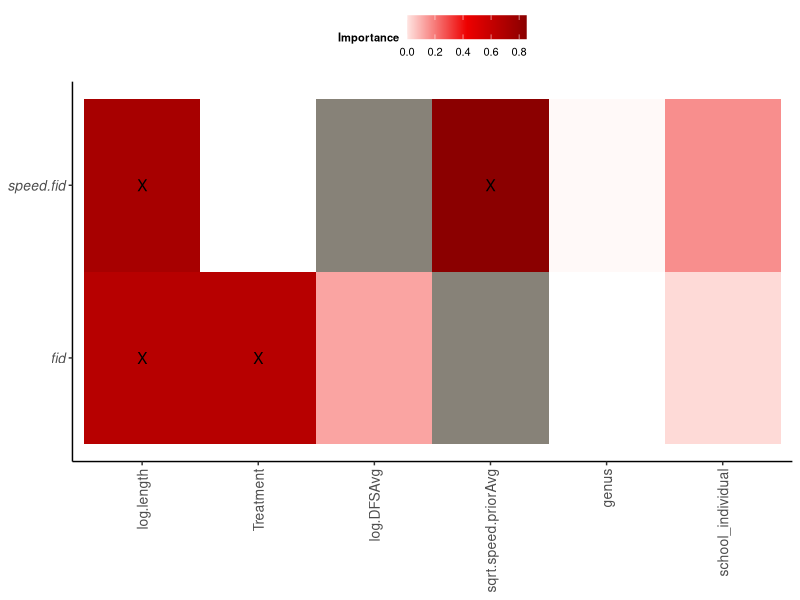

Reproduce this figure in R.
setwd("~/Documents/Master UWA/thesis/Results/GitHub/Analysis-Asunsolo_FID")

####Librarys####
library(dplyr)
library(tidyr)
#fid<- read.csv("FID_all.var.imp.csv")
#speed.fid<- read.csv("FID_all.var.imp.speed.fid.csv")

#data<-rbind(fid,speed.fid)

data<- read.csv("ALL_imp_var_fid_speedfid_SchoolMean.csv")%>%
  dplyr::rename(resp.var= X)%>%
  tidyr::gather(key=predictor,value=importance,2:ncol(.))%>%
  glimpse()

# Part 2 - custom plot of importance scores----


# Plotting defaults----
library(ggplot2)
# Theme-
Theme1 <-
  theme( # use theme_get() to see available options
    panel.grid.major = element_blank(),
    panel.grid.minor = element_blank(),
    legend.background = element_rect(fill="white"),
    legend.key = element_blank(), # switch off the rectangle around symbols in the legend
    legend.text = element_text(size=8),
    legend.title = element_text(size=8, face="bold"),
    legend.position = "top",
    legend.direction="horizontal",
    text=element_text(size=10),
    strip.text.y = element_text(size = 10,angle = 0),
    axis.title.x=element_text(vjust=0.3, size=10),
    axis.title.y=element_text(vjust=0.6, angle=90, size=10),
    axis.text.x=element_text(size=10,angle = 90, hjust=1,vjust=0.5),
    axis.text.y=element_text(size=10,face="italic"),
    axis.line.x=element_line(colour="black", size=0.5,linetype='solid'),
    axis.line.y=element_line(colour="black", size=0.5,linetype='solid'),
    strip.background = element_blank())


# colour ramps-
re <- colorRampPalette(c("mistyrose", "red2","darkred"))(200)

# Labels-
legend_title<-"Importance"

# Annotations-
data.label<-data%>%
  mutate(label=NA)%>%
  mutate(label=ifelse((predictor=="log.length"&resp.var=="fid"),"X",
               ifelse((predictor=="Treatment"&resp.var=="fid"),"X",label)))%>%
  mutate(label=ifelse(predictor=="log.length"&resp.var=="speed.fid","X",ifelse(predictor=="sqrt.speed.priorAvg"&resp.var=="speed.fid","X",label)))%>%
  glimpse()

# Plot gg.importance.scores ----
gg.importance.scores <- ggplot(data.label, aes(x=predictor,y=resp.var,fill=importance))+
  geom_tile(show.legend=T) +
  scale_fill_gradientn(legend_title,colours=c("white", re), na.value = "#878278",
                       limits = c(0, max(data.label$importance)))+
  scale_x_discrete(limits=c("log.length",
                            "Treatment",
                            "log.DFSAvg",
                            "sqrt.speed.priorAvg",
                            "genus",
                            "school_individual"),
                   labels=c(
                     "log.length",
                     "Treatment",
                     "log.DFSAvg",
                     "sqrt.speed.priorAvg",
                     "genus",
                     "school_individual"
                   ))+
  scale_y_discrete(limits = c("fid",
                              "speed.fid"),
                   labels=c("fid",
                            "speed.fid"))+
  xlab(NULL)+
  ylab(NULL)+
  theme_classic()+
  Theme1+
  geom_text(aes(label=label))
gg.importance.scores
